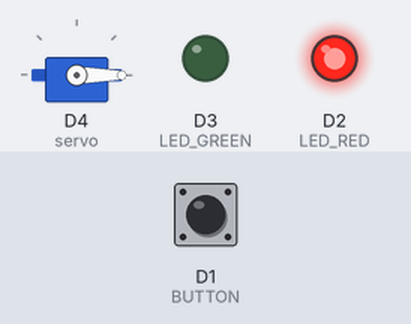
Bench run of a sketch on a simulated ESP8266 (NodeMCU). Shown: servo, output pins drawn as LEDs (lit = HIGH). Inputs (shaded band) come from the test bench; at power-on: D1 (BUTTON) LOW.

Above: at 1.2 s.
1.3 s: D1 (BUTTON) pulled HIGH for 0.15 s
At 2.4 s:
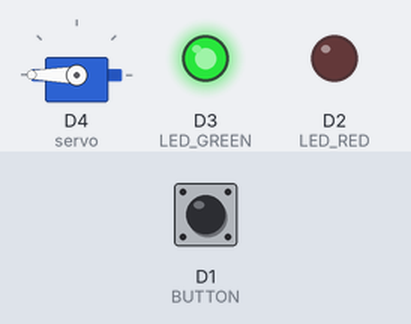
Timing chart, 0 to 7.8 s (numbered marks = the images above; inputs shaded):
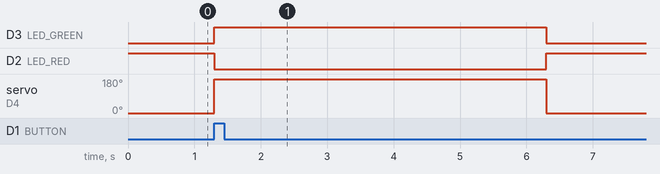

Measured:
- after the input at 1.3 s, D3 (LED_GREEN): LOW → HIGH at once, → LOW 5.0 s later; D2 (LED_RED): HIGH → LOW at once, → HIGH 5.0 s later; servo on D4 (servo): 0° → 180° at once, → 0° 5.0 s later

The sketch:

servoRamp.ino
```cpp
#include <Servo.h>

#define LED_RED 4
#define LED_GREEN 0
#define BUTTON 5

Servo servo;

unsigned long buttonTime = 0;
unsigned long previousButtonTime = 0;

void ICACHE_RAM_ATTR isr() {

}

void delayNonBlocking(unsigned long duration) {
  unsigned long start = millis();
  while (millis() - start < duration) {}
}

void setup() {
  servo.attach(D4);
  servo.write(0);
  pinMode(LED_RED, OUTPUT);
  pinMode(LED_GREEN, OUTPUT);
  pinMode(BUTTON, INPUT);
  digitalWrite(LED_RED, HIGH);
  digitalWrite(LED_GREEN, LOW);
}

void loop() {

  buttonTime = millis();

  if(digitalRead(BUTTON) == HIGH)
    if(buttonTime - previousButtonTime > 250) {
      int pos = 0;
      digitalWrite(LED_RED, LOW);
      digitalWrite(LED_GREEN, HIGH);

      for(pos; pos <= 180; pos += 5)
        servo.write(pos);

      delay(5000);

      digitalWrite(LED_RED, HIGH);
      digitalWrite(LED_GREEN, LOW);

      for(pos = 180; pos >= 0; pos -= 3)
        servo.write(pos);

      previousButtonTime = buttonTime;
    }
}
```
